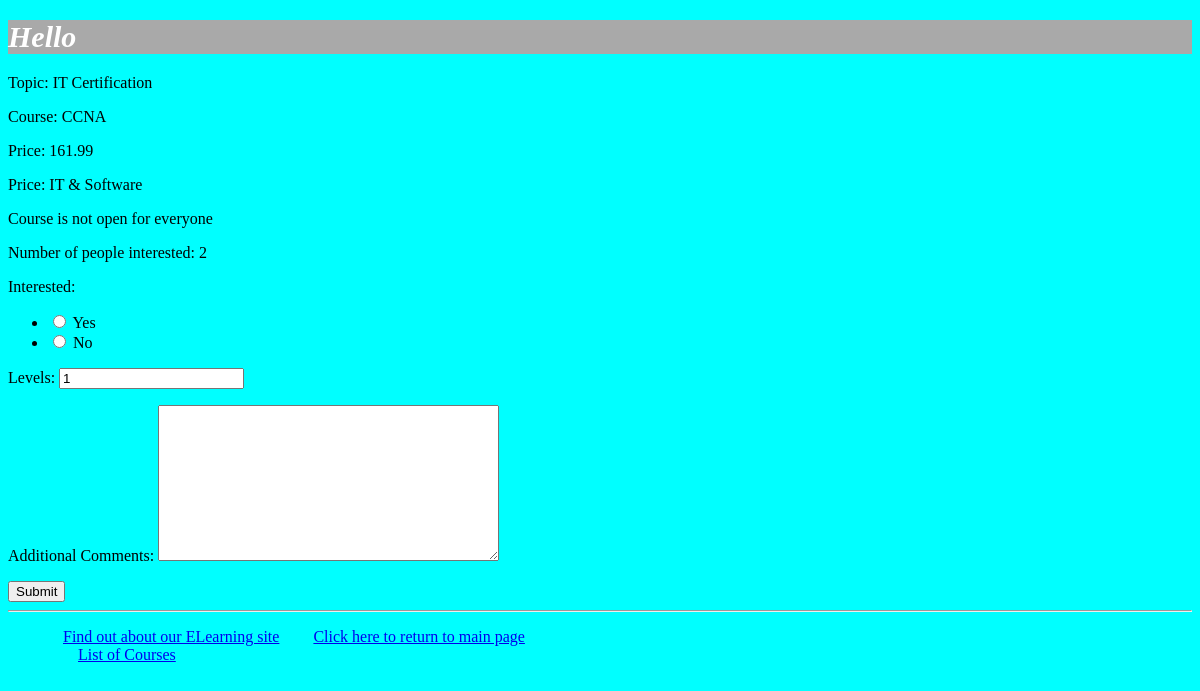
The app's page /myapp/courses/1/ with its own data.
### myapp/models.py (models this page shows, shortened)
class Course(models.Model):
     topic = models.ForeignKey(Topic, related_name='courses',
     on_delete=models.CASCADE)
     name = models.CharField(max_length=200)
     price = models.DecimalField(max_digits=10, decimal_places=2)
     for_everyone = models.BooleanField(default=True)
     description = models.TextField(max_length=300, null=True, blank=True)
     interested = models.PositiveIntegerField(default = 0)
     stages = models.PositiveIntegerField(default = 3)
     def __str__(self):
         return f'Topic: {self.topic}, Name: {self.name}, Price: {self.price}'

class Topic(models.Model):
    name = models.CharField(max_length=200)
    category = models.CharField(blank=False, max_length=300, default="")
    def __str__(self):
        return f'Name: {self.name}, Category: {self.category}'

### myapp/views.py (the view)
# urls.py: path('courses/<int:cour_id>/',views.courseDetail),
def courseDetail(request,cour_id):
    course = Course.objects.get(id=cour_id)
    top_list = Topic.objects.all().order_by('id')[:10]
    print(course)
    if request.method == 'POST':
        form = InterestForm(request.POST)
        if form.is_valid():
            if form.cleaned_data['interested']:
                course.interested = course.interested + 1
                course.save()
        return render(request, 'myapp/index.html', {'top_list': top_list})
    else:
        form = InterestForm()
    return render(request, 'myapp/coursedetail.html', {'form': form,'course': course})

### myapp/forms.py
class InterestForm(forms.Form):
     CHOICES= (('1', 'Yes',),('0', 'No',))
     interested= forms.CharField(widget=forms.RadioSelect(choices=CHOICES))
     levels= forms.IntegerField(initial=1)
     comments= forms.CharField(widget=forms.Textarea(), required =False, label ="Additional Comments")

### myapp/templates/myapp/coursedetail.html (shortened to what this page needs)
{% extends 'myapp/base.html' %}
{% block body_block %}
    <p> Topic: {{ course.topic.name}}</p>
    <p>Course: {{ course.name}}</p>
    <p>Price: {{ course.price}}</p>
    <p>Price: {{ course.topic.category}}</p>
    {% if course.for_everyone %}
        <p>Course is for everyone</p>
    {% else %}
        <p>Course is not open for everyone</p>
    {% endif %}
    <p>Number of people interested: {{ course.interested }}</p>
    <form method="post" novalidate>
        {{ form.as_p }}
        <button type="submit">Submit</button>
    </form>
{% endblock %}

### myapp/static/myapp/style.css (style rules this page uses)
.color { background-color: aqua; }

### records on screen
Course: topic.name "IT Certification", name "CCNA", price "161.99", topic.category "IT & Software", interested "2"
